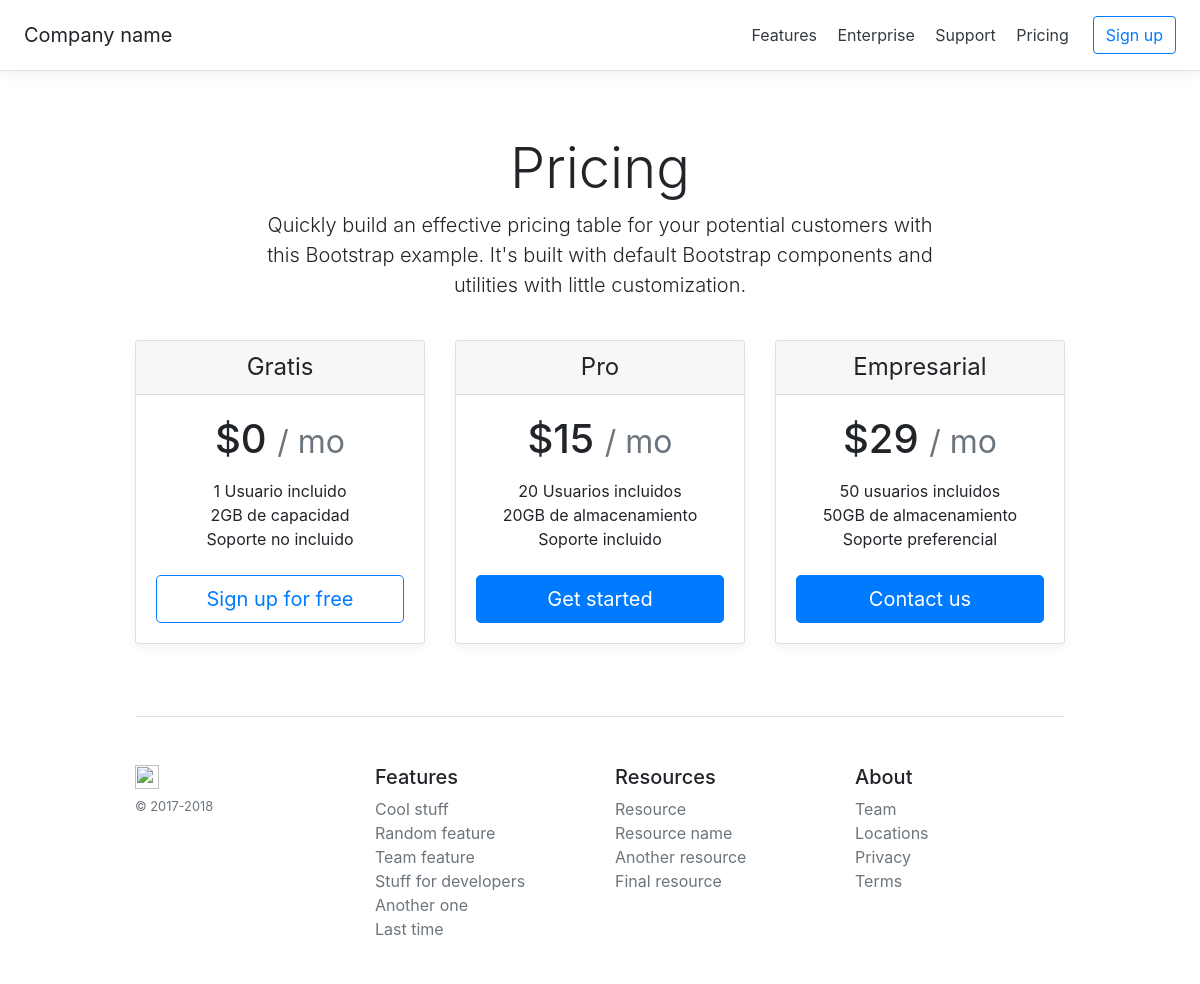
Page /app/index.php on the committed database.
### tables this page shows
CREATE TABLE `producto` (
  `id` int(10) unsigned NOT NULL AUTO_INCREMENT,
  `titulo` varchar(20) NOT NULL,
  `precio` decimal(5,2) NOT NULL,
  `titulo_boton` varchar(20) NOT NULL,
  PRIMARY KEY (`id`)
);

CREATE TABLE `producto_caracteristica` (
  `id` int(11) NOT NULL AUTO_INCREMENT,
  `producto_id` int(10) unsigned NOT NULL,
  `detalle` varchar(30) NOT NULL,
  PRIMARY KEY (`id`),
  KEY `producto_id` (`producto_id`),
  CONSTRAINT `producto_caracteristica_ibfk_1` FOREIGN KEY (`producto_id`) REFERENCES `producto` (`id`)
);

### app/index.php (the view, shortened to what this page needs)
<!doctype html>
<html lang="en">
  <head>
    <link rel="stylesheet" href="https://stackpath.bootstrapcdn.com/bootstrap/4.1.1/css/bootstrap.min.css">
    <link href="pricing.css" rel="stylesheet">
  </head>
  <body>
    <div class="d-flex flex-column flex-md-row align-items-center p-3 px-md-4 mb-3 bg-white border-bottom box-shadow">
      <h5 class="my-0 mr-md-auto font-weight-normal">Company name</h5>
      <nav class="my-2 my-md-0 mr-md-3">
        <a class="p-2 text-dark" href="#">Features</a>
        <a class="p-2 text-dark" href="#">Enterprise</a>
        <a class="p-2 text-dark" href="#">Support</a>
        <a class="p-2 text-dark" href="#">Pricing</a>
      </nav>
      <a class="btn btn-outline-primary" href="#">Sign up</a>
    </div>
    <div class="pricing-header px-3 py-3 pt-md-5 pb-md-4 mx-auto text-center">
      <h1 class="display-4">Pricing</h1>
      <p class="lead">Quickly build an effective pricing table for your potential customers with this Bootstrap example. It's built with default Bootstrap components and utilities with little customization.</p>
    </div>
    <div class="container">
      <div class="card-deck mb-3 text-center">
        <div class="card mb-4 box-shadow">
          <div class="card-header">
            <?php
              $conexion = mysqli_connect(DB_HOST, DB_USER, DB_PASS, DB_NAME);
              $obtenerTablas = mysqli_query($conexion, "select * from producto where id=1");
              while ($dato = mysqli_fetch_array($obtenerTablas)) {
                echo '<h4 class="my-0 font-weight-normal">'.$dato['titulo'].'</h4>';
              }
              ?>
          </div>
          <div class="card-body">
            <h1 class="card-title pricing-card-title">$0 <small class="text-muted">/ mo</small></h1>
            <ul class="list-unstyled mt-3 mb-4">
              <?php
              $conexion = mysqli_connect(DB_HOST, DB_USER, DB_PASS, DB_NAME);
              $obtenerTablas = mysqli_query($conexion, "select * from producto_caracteristica where producto_id=1");
              while ($dato = mysqli_fetch_array($obtenerTablas)) {
                echo '<li>'.$dato['detalle'].'</li>';
              }
              ?>
            </ul>
            <a href="alta.php?id=1" class="btn btn-lg btn-block btn-outline-primary">Sign up for free</a>
          </div>
        </div>
        <div class="card mb-4 box-shadow">
          <div class="card-header">
            <?php
              $conexion = mysqli_connect(DB_HOST, DB_USER, DB_PASS, DB_NAME);
              $obtenerTablas = mysqli_query($conexion, "select * from producto where id=2");
              while ($dato = mysqli_fetch_array($obtenerTablas)) {
                echo '<h4 class="my-0 font-weight-normal">'.$dato['titulo'].'</h4>';
              }
              ?>
          </div>
          <div class="card-body">
            <h1 class="card-title pricing-card-title">$15 <small class="text-muted">/ mo</small></h1>
            <ul class="list-unstyled mt-3 mb-4">
              <?php
              $conexion = mysqli_connect(DB_HOST, DB_USER, DB_PASS, DB_NAME);
              $obtenerTablas = mysqli_query($conexion, "select * from producto_caracteristica where producto_id=2");
              while ($dato = mysqli_fetch_array($obtenerTablas)) {
                echo '<li>'.$dato['detalle'].'</li>';
              }
              ?>
            </ul>
            <a href="alta.php?id=2" class="btn btn-lg btn-block btn-primary">Get started</a>
          </div>
        </div>
        <div class="card mb-4 box-shadow">
          <div class="card-header">
            <?php
              $conexion = mysqli_connect(DB_HOST, DB_USER, DB_PASS, DB_NAME);
              $obtenerTablas = mysqli_query($conexion, "select * from producto where id=3");
              while ($dato = mysqli_fetch_array($obtenerTablas)) {
                echo '<h4 class="my-0 font-weight-normal">'.$dato['titulo'].'</h4>';
              }
              ?>
          </div>
          <div class="card-body">
            <h1 class="card-title pricing-card-title">$29 <small class="text-muted">/ mo</small></h1>
            <ul class="list-unstyled mt-3 mb-4">
              <?php
              $conexion = mysqli_connect(DB_HOST, DB_USER, DB_PASS, DB_NAME);
              $obtenerTablas = mysqli_query($conexion, "select * from producto_caracteristica where producto_id=3");
              while ($dato = mysqli_fetch_array($obtenerTablas)) {
                echo '<li>'.$dato['detalle'].'</li>';
              }
              ?>
            </ul>
            <a href="alta.php?id=3" class="btn btn-lg btn-block btn-primary">Contact us</a>
          </div>
        </div>
      </div>
      <footer class="pt-4 my-md-5 pt-md-5 border-top">
        <div class="row">
          <div class="col-12 col-md">
            <img class="mb-2" src="https://getbootstrap.com/assets/brand/bootstrap-solid.svg" alt="" width="24" height="24">
            <small class="d-block mb-3 text-muted">&copy; 2017-2018</small>
          </div>
          <div class="col-6 col-md">
            <h5>Features</h5>
            <ul class="list-unstyled text-small">
              <li><a class="text-muted" href="#">Cool stuff</a></li>
              <li><a class="text-muted" href="#">Random feature</a></li>
              <li><a class="text-muted" href="#">Team feature</a></li>
              <li><a class="text-muted" href="#">Stuff for developers</a></li>
              <li><a class="text-muted" href="#">Another one</a></li>
              <li><a class="text-muted" href="#">Last time</a></li>
            </ul>
          </div>
          <div class="col-6 col-md">
            <h5>Resources</h5>
            <ul class="list-unstyled text-small">
              <li><a class="text-muted" href="#">Resource</a></li>
              <li><a class="text-muted" href="#">Resource name</a></li>
              <li><a class="text-muted" href="#">Another resource</a></li>
              <li><a class="text-muted" href="#">Final resource</a></li>
            </ul>
          </div>
          <div class="col-6 col-md">
            <h5>About</h5>
            <ul class="list-unstyled text-small">
              <li><a class="text-muted" href="#">Team</a></li>
              <li><a class="text-muted" href="#">Locations</a></li>
              <li><a class="text-muted" href="#">Privacy</a></li>
              <li><a class="text-muted" href="#">Terms</a></li>
            </ul>
          </div>
        </div>
      </footer>
    </div>
  </body>
</html>

### app/pricing.css (style rules this page uses)
html { font-size: 14px; }
@media (min-width: 768px) { html { font-size: 16px; } }
.container { max-width: 960px; }
.pricing-header { max-width: 700px; }
.card-deck .card { min-width: 220px; }
.border-top { border-top: 1px solid #e5e5e5; }
.border-bottom { border-bottom: 1px solid #e5e5e5; }
.box-shadow { box-shadow: 0 .25rem .75rem rgba(0, 0, 0, .05); }
body { background: white; }

### rows in the picture
producto: titulo "Gratis"
producto_caracteristica: detalle "1 Usuario incluido"
producto_caracteristica: detalle "2GB de capacidad"
producto_caracteristica: detalle "Soporte no incluido"
producto: titulo "Pro"
producto_caracteristica: detalle "20 Usuarios incluidos"
producto_caracteristica: detalle "20GB de almacenamiento"
producto_caracteristica: detalle "Soporte incluido"
producto: titulo "Empresarial"
producto_caracteristica: detalle "50 usuarios incluidos"
producto_caracteristica: detalle "50GB de almacenamiento"
producto_caracteristica: detalle "Soporte preferencial"
